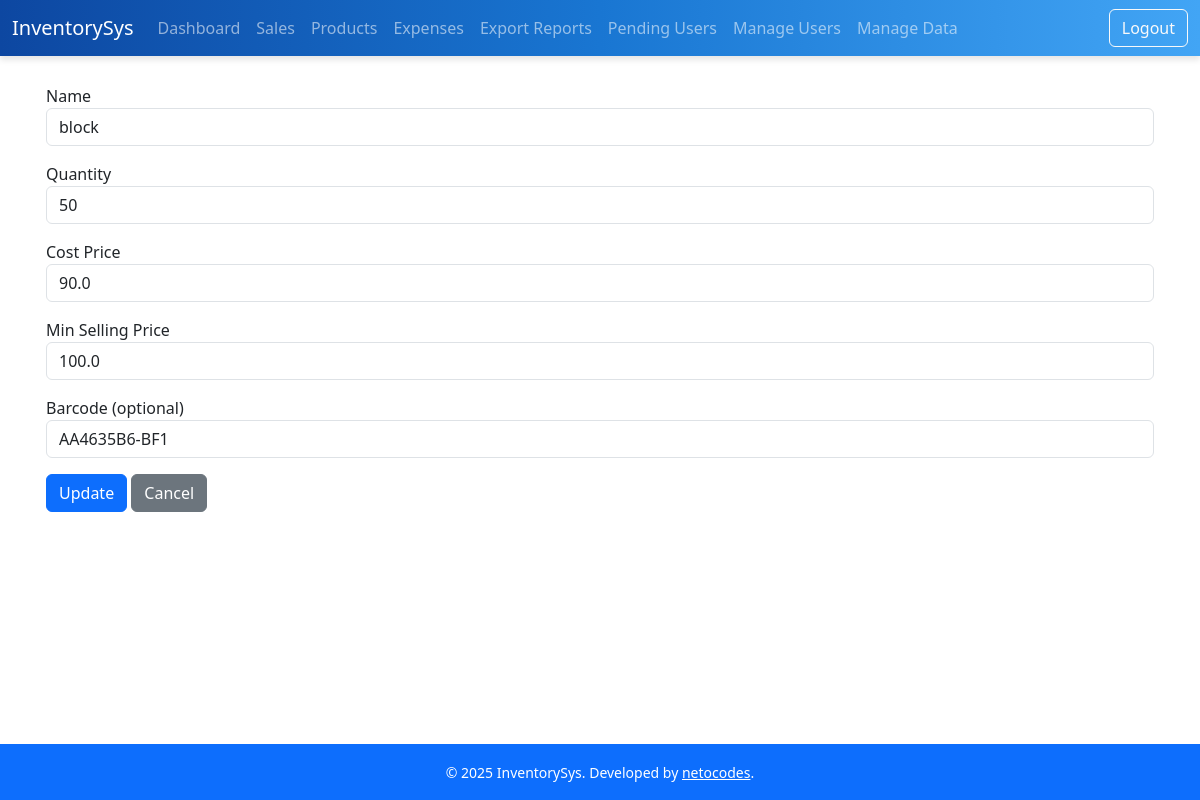
Page /edit/1 (signed in) on the committed database.
### models.py (models this page shows)
class Product(db.Model):
    id = db.Column(db.Integer, primary_key=True)
    uuid = db.Column(db.String(36), unique=True, default=lambda: str(uuid.uuid4()))
    barcode = db.Column(db.String(100), unique=True, nullable=True)  # <-- Add this line
    name = db.Column(db.String(100), nullable=False)
    quantity = db.Column(db.Integer, nullable=False)
    price = db.Column(db.Float, nullable=False)
    cost_price = db.Column(db.Float, nullable=False)
    timestamp = db.Column(db.DateTime, default=datetime.utcnow)
    last_modified = db.Column(db.DateTime, default=datetime.utcnow, onupdate=datetime.utcnow)
    synced = db.Column(db.Boolean, default=False)
    sales = db.relationship('Sale', backref='product', lazy=True)

### app.py (the view, shortened to what this page needs)
@app.route('/edit/<int:id>', methods=['GET', 'POST'])
@login_required
def edit_product(id):
    product = Product.query.get_or_404(id)
    return render_template('edit_product.html', product=product)

### app.py (called while the page is built)
@login_manager.user_loader
def load_user(user_id):
    return User.query.get(int(user_id))

### models.py (called while the page is built)
    def is_admin(self):
        return self.role == 'admin'

### templates/edit_product.html
{% extends "base.html" %}
{% block content %}
<form method="post">
    <div class="mb-3"><label>Name</label><input type="text" name="name" class="form-control" value="{{ product.name }}" required></div>
    <div class="mb-3"><label>Quantity</label><input type="number" name="quantity" class="form-control" value="{{ product.quantity }}" required></div>
    <div class="mb-3"><label>Cost Price</label><input type="number" step="0.01" name="cost_price" class="form-control" value="{{ product.cost_price }}" required></div>
    <div class="mb-3"><label>Min Selling Price</label><input type="number" step="0.01" name="price" class="form-control" value="{{ product.price }}" required></div>
    <div class="mb-3">
        <label>Barcode (optional)</label>
        <input type="text" name="barcode" class="form-control" value="{{ product.barcode or '' }}" placeholder="Leave blank to auto-generate">
    </div>
    <button type="submit" class="btn btn-primary">Update</button>
    <a href="{{ url_for('index') }}" class="btn btn-secondary">Cancel</a>
</form>
{% endblock %}

### rows in the picture
Product: name "block", quantity "50", cost_price "90.0", price "100.0", barcode "AA4635B6-BF1"

### other values in the picture
{{ current_year or 2025 }} "2025"
